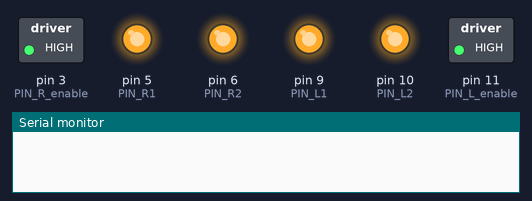
The sketch below on a simulated Arduino Uno, built with avr-gcc and run on an emulated ATmega328P. Shown: switched loads named in the sketch (green lamp = pin HIGH), output pins drawn as LEDs (lit = HIGH), the last lines printed to the serial monitor.

Above: at 0.1 s.
At 32.4 s:
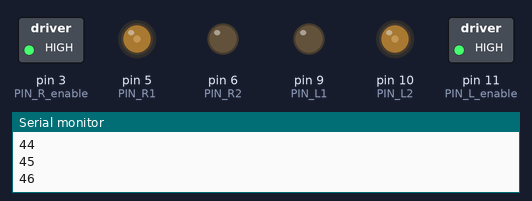
Timing chart, 0 to 40.0 s (numbered marks = the images above):
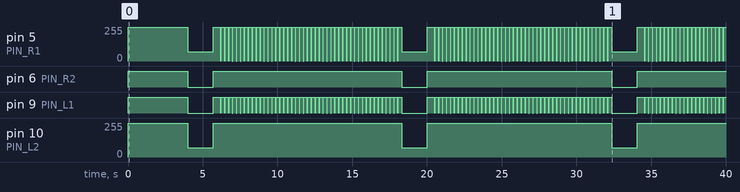

Measured:
- by itself, pin 6 (PIN_R2): repeats every 14.3 s: LOW 1.7 s, HIGH 12.6 s
- by itself, pin 10 (PIN_L2): repeats every 14.3 s: 70/255 1.7 s, 255/255 12.6 s

The sketch:

phase_3.ino
```cpp
// Setup Motor A (front and rear) pins
#define PIN_R1 5
#define PIN_R2 6
#define PIN_R_enable 3

// Setup Motor B (front and rear) pins
#define PIN_L1 9
#define PIN_L2 10
#define PIN_L_enable 11


// Setup Bluetooth
#define TX 1
#define RX 0


unsigned long timer0 = 2000;  //Stores the time (in millis since execution started)
unsigned long timer1 = 0;  //Stores the time when the last command was received from the phone

// Define Attributes
#define NO_COMMAND 'X'
#define RESET 'C'

#define FORWARD 'F'
#define FORWARD_RIGHT 'I'
#define RIGHT 'R'
#define BACKWORD_RIGHT 'J'
#define BACKWORD 'B'
#define BACKWORD_LEFT 'H'
#define LEFT 'L'
#define FORWARD_LEFT 'G'

#define BREAK ' '
#define FOLLOWLINE 'W'
#define STOPFOLLOWING 'w'
#define Distance

#define STOP 'S'
#define GEAR_1 '0'
#define GEAR_2 '3'
#define GEAR_3 '5'
#define GEAR_4 '8'
#define GEAR_5 'q'

char prevCommand = NO_COMMAND;
char command  = RESET;

//ultrasonic
//const unsigned int TRIG_PIN=12;
//const unsigned int ECHO_PIN=13;
// int distance;
//end ultrasonic

int speed = 0;
char state = STOP;

int i =0;
void setup() {
  // The setup code goes here and runs once only

  Serial.begin(9600);

  // Configure the pin modes for each drive motor
  pinMode (PIN_R1, OUTPUT);
  pinMode (PIN_R2, OUTPUT);
  pinMode (PIN_L1, OUTPUT);
  pinMode (PIN_L2, OUTPUT);
  pinMode (PIN_R_enable, OUTPUT);
  pinMode (PIN_L_enable, OUTPUT);
  digitalWrite (PIN_L_enable, HIGH);
  digitalWrite (PIN_R_enable, HIGH);


//ultrasonic
//pinMode(TRIG_PIN, OUTPUT);
//  pinMode(ECHO_PIN, INPUT);
//endultrasonic
}

void loop() {

breakRobot(4000);
  forward(1700,70);
breakRobot(500);

  while(1)
  {left(13,255,255);
  breakRobot(250);
  i++;Serial.println(i);
  if(i>45){ i=1;
  break;}
  }


forward(1700,70);
breakRobot(500);

  while(1)
  {left(13,255,255);
  breakRobot(250);
  i++;Serial.println(i);
  if(i>45) { i=1;
  break;}
    }
forward(1700,70);
breakRobot(500);

  while(1)
  {left(13,255,255);
  breakRobot(250);
  i++;Serial.println(i);
  if(i>45) { i=1;
  break;}
  }
forward(1700,70);
breakRobot(500);

 while(1)
  {left(13,255,255);
  breakRobot(250);
  i++;Serial.println(i);
  if(i>45) { i=1;
  break;}
  }

breakRobot(2000);

motorBforward(255);
motorAforward(120);
delay(3780);

breakRobot(2000);

motorAforward(255);
motorBforward(100);
delay(3000);
motorBforward(255);
motorAforward(100);
delay(2700);
breakRobot(10);
}


void setSpeed(char gear) {
  if (gear == GEAR_1) {
    speed = 100;
  }  else if (gear == GEAR_2) {
    speed = 140;
  }  else if (gear == GEAR_3) {
    speed = 180;
  }  else if (gear == GEAR_4) {
    speed = 220;
  } else if (gear == GEAR_5) {
    speed = 255;
  }
}

void setState(char command) {

  switch (command) {
    case RESET:
      breakRobot(1);
      coast(0);
      speed = 0;
      state = STOP;
      break;
    case BREAK:
      state = BREAK;
      breakRobot(1);
      break;
    case STOP:
      state = STOP;
      coast(0);
      break;
    case GEAR_1:
      setSpeed(GEAR_1);
      setState(state);
      break;
    case GEAR_2:
      setSpeed(GEAR_2);
      setState(state);
      break;
    case GEAR_3:
      setSpeed(GEAR_3);
      setState(state);
      break;
    case GEAR_4:
      setSpeed(GEAR_4);
      setState(state);
      break;
    case GEAR_5:
      setSpeed(GEAR_5);
      setState(state);
      break;
    case FORWARD:
      state = FORWARD;
      forward(1, speed);
      break;
    case FORWARD_RIGHT:
      state = FORWARD_RIGHT;
      right(1, 0.5 * speed, speed);
      break;
    case RIGHT:
      state = RIGHT;
      right(1, speed, speed);
      break;
    case BACKWORD_RIGHT:
      state = BACKWORD_RIGHT;
      left(1, 0.5 * speed, speed);
      break;
    case BACKWORD:
      state = BACKWORD;
      backward(1, speed);
      break;
    case BACKWORD_LEFT:
      state = BACKWORD_LEFT;
      right(1, speed, 0.5 * speed);
      break;
    case LEFT:
      state = LEFT;
      left(1, speed, speed);
      break;
    case FORWARD_LEFT:
      state = FORWARD_LEFT;
      left(1, speed, 0.5 * speed);


  }
  prevCommand = command;
}

// Create motor functions

void motorAforward(int speed) {
  analogWrite (PIN_R1, speed);
  digitalWrite (PIN_R2, LOW);
}
void motorBforward(int speed) {
  digitalWrite (PIN_L1, LOW);
  analogWrite (PIN_L2, speed);
}
void motorAbackward(int speed) {
  digitalWrite (PIN_R1, LOW);
  analogWrite (PIN_R2, speed);
}
void motorBbackward(int speed) {
  analogWrite (PIN_L1, speed);
  digitalWrite (PIN_L2, LOW);
}
void motorAstop() {
  digitalWrite (PIN_R1, HIGH);
  digitalWrite (PIN_R2, HIGH);
}
void motorBstop() {
  digitalWrite (PIN_L1, HIGH);
  digitalWrite (PIN_L2, HIGH);
}
void motorAcoast() {
  digitalWrite (PIN_R1, LOW);
  digitalWrite (PIN_R2, LOW);
}
void motorBcoast() {
  digitalWrite (PIN_L1, LOW);
  digitalWrite (PIN_L2, LOW);
}

// Setup movement functions

void forward (int duration, int speed) {
  motorAforward(speed);
  motorBforward(speed);
  delay (duration);
}
void backward (int duration, int speed) {
  motorAbackward(speed);
  motorBbackward(speed);
  delay (duration);
}
void left (int duration, int speedA, int speedB) {
  motorAbackward(speedA);
  motorBforward(speedB);
  delay (duration);
}
void right (int duration, int speedA, int speedB) {
  motorAforward(speedA);
  motorBbackward(speedB);
  delay (duration);
}
void coast (int duration) {
  motorAcoast();
  motorBcoast();
  delay (duration);
}
void breakRobot (int duration) {
  motorAstop();
  motorBstop();
  delay (duration);
}
```
